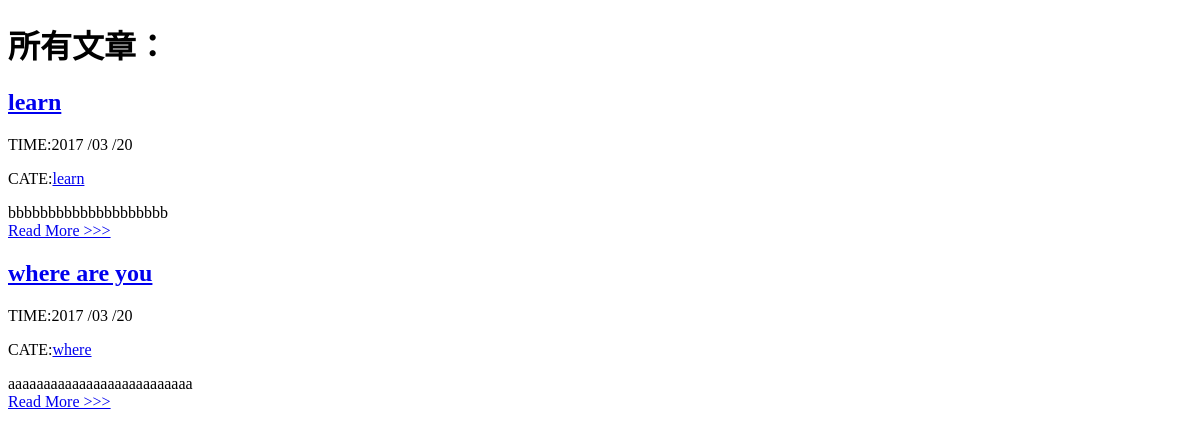
/archives/, run on an earlier commit of the app's database.
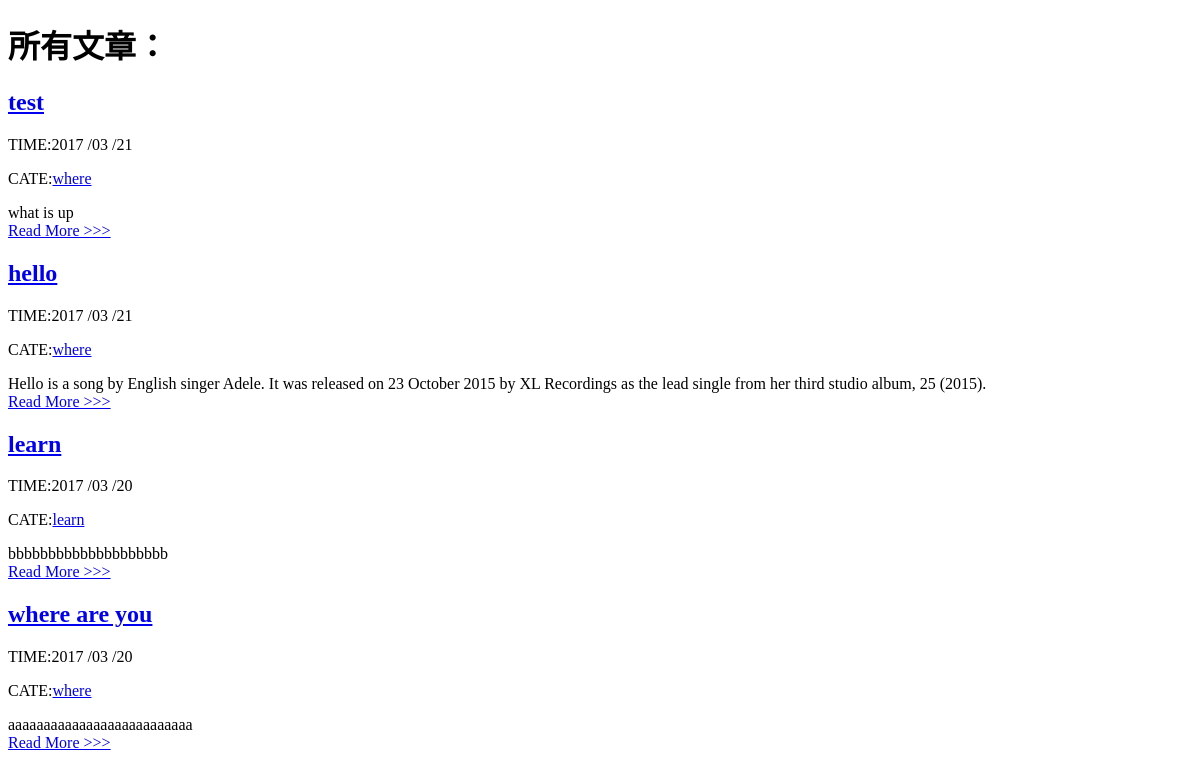
And on a later commit of the database.
### article/models.py (models this page shows, shortened)
class Article(models.Model):
    title = models.CharField(max_length=80)
    category = models.CharField(max_length=100, blank=True)
    date_time = models.DateTimeField(auto_now_add=True)
    article = models.TextField(blank=True, null=True)
    class Meta:
        ordering = ['-date_time']

### article/views.py (the view)
# urls.py: url(r'^archives/$', views.allarticle, name='allarticle'),
def allarticle(request):
    try:
        articles = Article.objects.all()
    except Article.DoesNotExist:
        raise Http404
    return render(request, "archives.html", {'articles': articles})

### templates/archives.html (shortened to what this page needs)
<!DOCTYPE html>
<html lang="en">
<head>
</head>
<body>
<h1>所有文章：</h1>
<div>
    {% for article in articles %}
        <h2><a href="{% url 'detail' article_id=article.id%}">{{ article.title }}</a></h2>
        <p>TIME:{{ article.date_time |date:"Y /m /d"}}</p>
        <p>CATE:<a href="{% url 'tag' cate=article.category%}">{{ article.category }}</a></p>
        <div>{{ article.article }}</div>
        <a class="pure-button" href="{% url "detail" article_id=article.id %}">Read More >>> </a>
    {% endfor %}
</div>
</body>
</html>

What changed in the data, as far as the page shows it:
added Article: title "test", date_time "2017 /03 /21", category "where", article "what is up"
added Article: title "hello", date_time "2017 /03 /21", category "where", article "Hello is a song by English singer Adele. It was released on 23 October 2015 by XL Recordings as the lead single from her third studio album, 25 (2015)."
